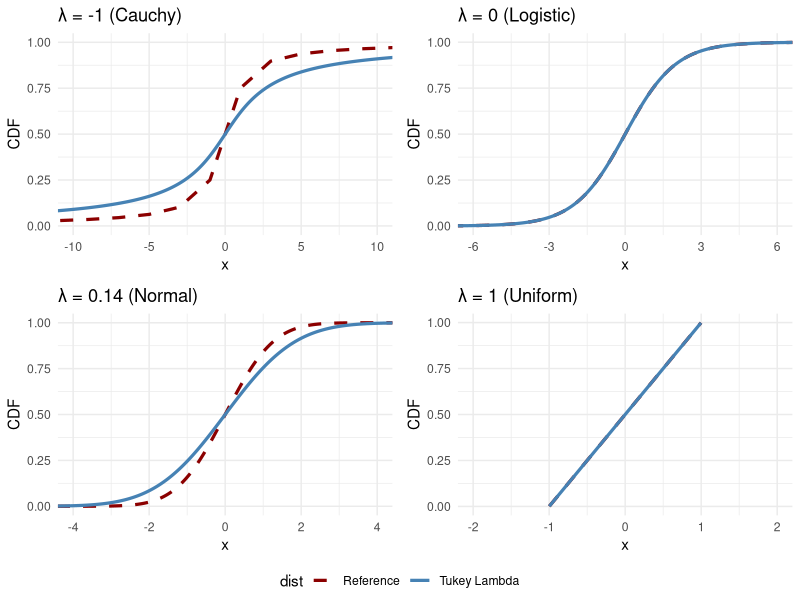

The R script that drew this image:
library(ggplot2)
library(dplyr)
library(ggpubr)

# Tukey Lambda quantile function
Q_tukey <- function(p, lambda) {
  if (lambda == 0) return(log(p / (1 - p)))
  if (lambda == 1) return(2 * p - 1)
  (p^lambda - (1 - p)^lambda) / lambda
}

# Setup grid
p_grid <- seq(0.001, 0.999, length.out = 1000)

# Define remaining cases (excluding λ = 0.5)
cases <- list(
  list(lambda = -1, label = "λ = -1 (Cauchy)", ref_cdf = pcauchy, range = c(-10, 10)),
  list(lambda = 0, label = "λ = 0 (Logistic)", ref_cdf = plogis, range = c(-6, 6)),
  list(lambda = 0.14, label = "λ = 0.14 (Normal)", ref_cdf = pnorm, range = c(-4, 4)),
  list(lambda = 1, label = "λ = 1 (Uniform)", ref_cdf = function(x) punif(x, min = -1, max = 1), range = c(-2, 2))
)

# Create one plot per case
plots <- lapply(cases, function(case) {
  lam <- case$lambda
  label <- case$label
  ref_cdf <- case$ref_cdf
  xlim <- case$range
  
  # Tukey CDF
  x_tukey <- Q_tukey(p_grid, lam)
  df_tukey <- data.frame(x = x_tukey, cdf = p_grid, dist = "Tukey Lambda")
  
  # Reference CDF
  x_ref <- seq(min(x_tukey), max(x_tukey), length.out = 1000)
  df_ref <- data.frame(x = x_ref, cdf = ref_cdf(x_ref), dist = "Reference")
  
  # Combine
  df_all <- bind_rows(df_tukey, df_ref)
  
  # Plot
  ggplot(df_all, aes(x = x, y = cdf, color = dist, linetype = dist)) +
    geom_line(size = 1.1) +
    scale_color_manual(values = c("Tukey Lambda" = "steelblue", "Reference" = "darkred")) +
    scale_linetype_manual(values = c("Tukey Lambda" = "solid", "Reference" = "dashed")) +
    labs(title = label, x = "x", y = "CDF") +
    coord_cartesian(xlim = xlim) +
    theme_minimal() +
    theme(legend.position = "none")
})

# Arrange plots in a 2×2 grid
ggarrange(plotlist = plots, ncol = 2, nrow = 2,
          common.legend = TRUE, legend = "bottom")
